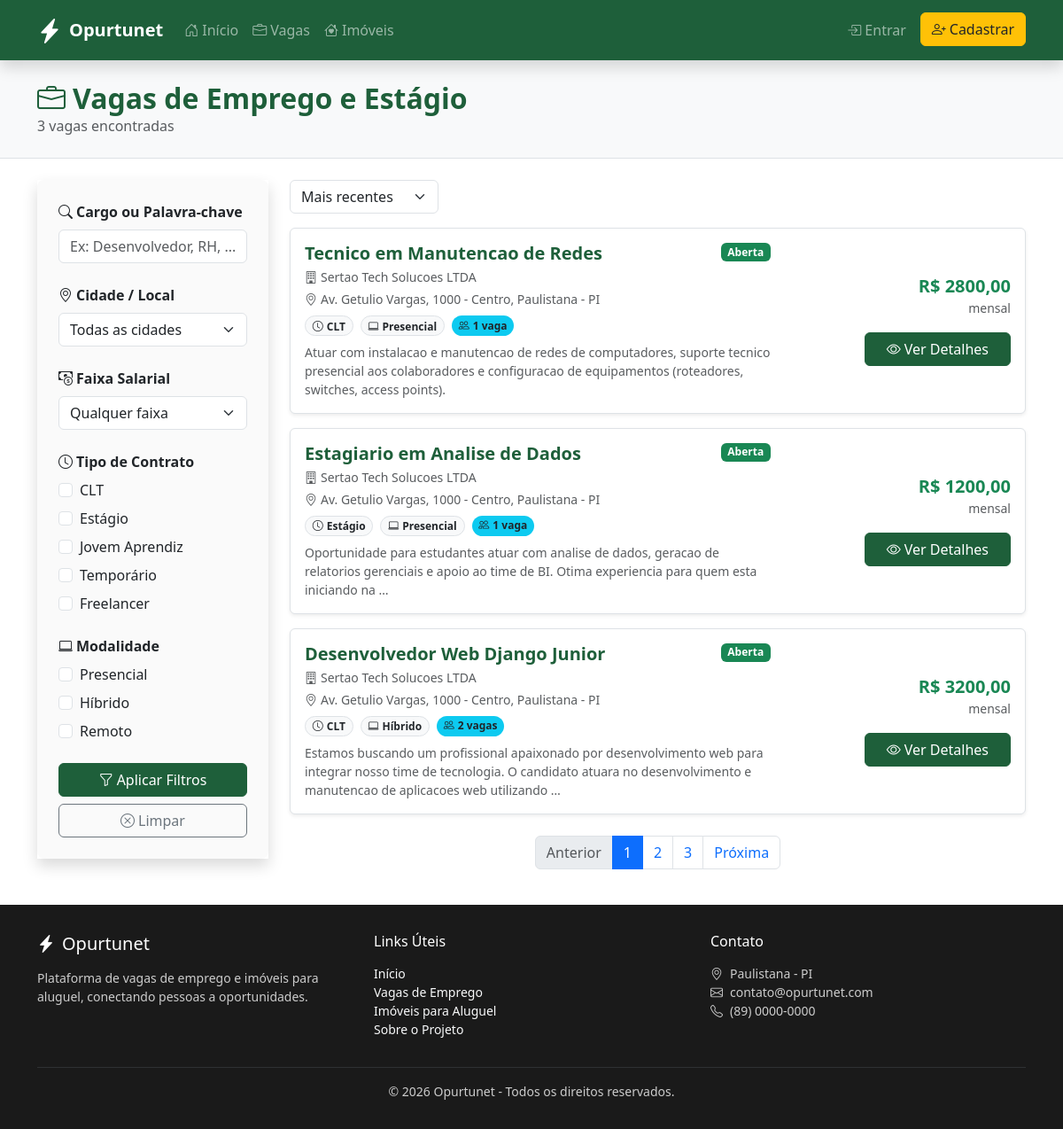
/vagas/, run on the app's committed database.
### jobs/models.py (models this page shows, shortened)
class Vaga(models.Model):
    CLT = 'clt'
    TEMPORARIO = 'temporario'
    ESTAGIO = 'estagio'
    JOVEM_APRENDIZ = 'jovem_aprendiz'
    FREELANCER = 'freelancer'
    TIPO_CONTRATO_CHOICES = [
        (CLT, 'CLT'),
        (TEMPORARIO, 'Temporário'),
        (ESTAGIO, 'Estágio'),
        (JOVEM_APRENDIZ, 'Jovem Aprendiz'),
        (FREELANCER, 'Freelancer'),
    ]
    PRESENCIAL = 'presencial'
    HIBRIDO = 'hibrido'
    REMOTO = 'remoto'
    MODALIDADE_CHOICES = [
        (PRESENCIAL, 'Presencial'),
        (HIBRIDO, 'Híbrido'),
        (REMOTO, 'Remoto'),
    ]
    ABERTA = 'aberta'
    FECHADA = 'fechada'
    STATUS_CHOICES = [
        (ABERTA, 'Aberta'),
        (FECHADA, 'Fechada'),
    ]
    empresa = models.ForeignKey(
        settings.AUTH_USER_MODEL,
        on_delete=models.CASCADE,
        related_name='vagas_publicadas',
        limit_choices_to={'tipo_usuario': 'empresa'},
    )
    nome_empresa = models.CharField(max_length=255)
    cnpj = models.CharField(max_length=18, blank=True, null=True)
    endereco = models.CharField(max_length=255, blank=True, null=True)
    funcao = models.CharField(max_length=255)
    descricao = models.TextField()
    requisitos = models.TextField()
    salario = models.DecimalField(max_digits=10, decimal_places=2, blank=True, null=True)
    beneficios = models.TextField(blank=True, null=True)
    horario = models.CharField(max_length=100, blank=True, null=True)
    tipo_contrato = models.CharField(
        max_length=20,
        choices=TIPO_CONTRATO_CHOICES,
        default=CLT,
    )
    modalidade = models.CharField(
        max_length=20,
        choices=MODALIDADE_CHOICES,
        default=PRESENCIAL,
    )
    qtd_vagas = models.PositiveIntegerField(default=1)
    data_publicacao = models.DateTimeField(auto_now_add=True)
    prazo = models.DateField(blank=True, null=True)
    status = models.CharField(
        max_length=10,
        choices=STATUS_CHOICES,
        default=ABERTA,
    )
    class Meta:
        verbose_name = 'Vaga'
        verbose_name_plural = 'Vagas'
        ordering = ['-data_publicacao']

### jobs/views.py (the view, shortened to what this page needs)
# urls.py: path('', views.jobs_list, name='list'),
def jobs_list(request):
    vagas = Vaga.objects.filter(status='aberta')
    q = request.GET.get('q', '').strip()
    local = request.GET.get('local', '').strip()
    if local:
        vagas = vagas.filter(
            Q(endereco__icontains=local) |
            Q(funcao__icontains=local) |
            Q(nome_empresa__icontains=local)
        )
    return render(request, 'jobs_list.html', {
        'vagas': vagas,
        'filtro_q': q,
        'filtro_local': local,
    })

### templates/jobs_list.html (shortened to what this page needs)
{% extends 'base.html' %}
{% block content %}
<section class="py-4 bg-light border-bottom">
    <div class="container">
        <div class="d-flex flex-wrap gap-3 justify-content-between align-items-center">
            <div>
                <h2 class="fw-bold text-primary-ifpi mb-0"><i class="bi bi-briefcase me-2"></i>Vagas de Emprego e Estágio</h2>
                <p class="text-muted mb-0">{{ vagas|length|default:"23" }} vagas encontradas</p>
            </div>
        </div>
    </div>
</section>
<section class="py-4">
    <div class="container">
        <div class="row g-4">
            <aside class="col-lg-3">
                <div class="offcanvas-lg offcanvas-start shadow" tabindex="-1" id="filtrosCanvas" aria-labelledby="filtrosCanvasLabel">
                    <div class="offcanvas-body p-3 p-lg-0">
                        <div class="filter-sidebar">
                            <div class="mb-4">
                                <label class="form-label fw-bold mb-2 d-block"><i class="bi bi-search me-1"></i>Cargo ou Palavra-chave</label>
                                <input type="text" class="form-control" placeholder="Ex: Desenvolvedor, RH, ...">
                            </div>
                            <div class="mb-4">
                                <label class="form-label fw-bold mb-2 d-block"><i class="bi bi-geo-alt me-1"></i>Cidade / Local</label>
                                <select class="form-select">
                                    <option value="">Todas as cidades</option>
                                </select>
                            </div>
                            <div class="mb-4">
                                <label class="form-label fw-bold mb-2 d-block"><i class="bi bi-cash-coin me-1"></i>Faixa Salarial</label>
                                <select class="form-select">
                                    <option value="">Qualquer faixa</option>
                                </select>
                            </div>
                            <div class="mb-4">
                                <label class="form-label fw-bold mb-2 d-block"><i class="bi bi-clock me-1"></i>Tipo de Contrato</label>
                                <div class="form-check mb-2">
                                    <input class="form-check-input" type="checkbox" id="c1">
                                    <label class="form-check-label" for="c1">CLT</label>
                                </div>
                                <div class="form-check mb-2">
                                    <input class="form-check-input" type="checkbox" id="c2">
                                    <label class="form-check-label" for="c2">Estágio</label>
                                </div>
                                <div class="form-check mb-2">
                                    <input class="form-check-input" type="checkbox" id="c3">
                                    <label class="form-check-label" for="c3">Jovem Aprendiz</label>
                                </div>
                                <div class="form-check mb-2">
                                    <input class="form-check-input" type="checkbox" id="c4">
                                    <label class="form-check-label" for="c4">Temporário</label>
                                </div>
                                <div class="form-check">
                                    <input class="form-check-input" type="checkbox" id="c5">
                                    <label class="form-check-label" for="c5">Freelancer</label>
                                </div>
                            </div>
                            <div class="mb-4">
                                <label class="form-label fw-bold mb-2 d-block"><i class="bi bi-laptop me-1"></i>Modalidade</label>
                                <div class="form-check mb-2">
                                    <input class="form-check-input" type="checkbox" id="m1">
                                    <label class="form-check-label" for="m1">Presencial</label>
                                </div>
                                <div class="form-check mb-2">
                                    <input class="form-check-input" type="checkbox" id="m2">
                                    <label class="form-check-label" for="m2">Híbrido</label>
                                </div>
                                <div class="form-check">
                                    <input class="form-check-input" type="checkbox" id="m3">
                                    <label class="form-check-label" for="m3">Remoto</label>
                                </div>
                            </div>
                            <div class="d-grid gap-2">
                                <button class="btn btn-primary-ifpi" type="button"><i class="bi bi-funnel me-1"></i>Aplicar Filtros</button>
                                <button class="btn btn-outline-secondary" type="button"><i class="bi bi-x-circle me-1"></i>Limpar</button>
                            </div>
                        </div>
                    </div>
                </div>
            </aside>
            <div class="col-lg-9">
                <div class="d-flex justify-content-between align-items-center mb-3">
                    <select class="form-select w-auto">
                        <option>Mais recentes</option>
                    </select>
                </div>
                <div class="row g-3">
                    {% for vaga in vagas %}
                    <div class="col-12">
                        <div class="card card-hover border shadow-sm">
                            <div class="card-body">
                                <div class="row g-3 align-items-center">
                                    <div class="col-md-8">
                                        <div class="d-flex justify-content-between align-items-start mb-2">
                                            <div class="flex-grow-1 me-3">
                                                <h5 class="mb-1 text-primary-ifpi fw-bold">{{ vaga.funcao }}</h5>
                                                <p class="text-muted mb-1 small"><i class="bi bi-building me-1"></i>{{ vaga.nome_empresa }}</p>
                                                <p class="text-muted small mb-0"><i class="bi bi-geo-alt me-1"></i>{{ vaga.endereco|default:"Paulistana - PI" }}</p>
                                            </div>
                                            <span class="badge {% if vaga.status == 'aberta' %}bg-success{% else %}bg-secondary{% endif %} flex-shrink-0">{{ vaga.get_status_display }}</span>
                                        </div>
                                        <div class="d-flex flex-wrap gap-2 mb-2">
                                            <span class="badge rounded-pill bg-light text-dark border">
                                                <i class="bi bi-clock me-1"></i>{{ vaga.get_tipo_contrato_display }}
                                            </span>
                                            <span class="badge rounded-pill bg-light text-dark border">
                                                <i class="bi bi-laptop me-1"></i>{{ vaga.get_modalidade_display }}
                                            </span>
                                            <span class="badge rounded-pill bg-info text-dark">
                                                <i class="bi bi-people me-1"></i>{{ vaga.qtd_vagas }} vaga{{ vaga.qtd_vagas|pluralize }}
                                            </span>
                                        </div>
                                        <p class="text-muted small mb-0 d-none d-md-block">
                                            {{ vaga.descricao|truncatewords:25 }}
                                        </p>
                                    </div>
                                    <div class="col-md-4 d-md-flex flex-md-column align-items-md-end justify-content-md-center">
                                        <div class="mb-2 mb-md-3 text-start text-md-end">
                                            <h5 class="fw-bold mb-0 text-success">
                                                R$ {% if vaga.salario %}{{ vaga.salario }}{% else %}a combinar{% endif %}
                                            </h5>
                                            <small class="text-muted">{% if vaga.salario %}mensal{% endif %}</small>
                                        </div>
                                        <a href="{% url 'jobs:detail' vaga.pk %}" class="btn btn-primary-ifpi w-100 w-md-auto px-4">
                                            <i class="bi bi-eye me-1"></i>Ver Detalhes
                                        </a>
                                    </div>
                                </div>
                            </div>
                        </div>
                    </div>
                    {% endfor %}
                </div>
                <nav class="mt-4" aria-label="Paginação">
                    <ul class="pagination justify-content-center">
                        <li class="page-item disabled"><a class="page-link" href="#">Anterior</a></li>
                        <li class="page-item active"><a class="page-link" href="#">1</a></li>
                        <li class="page-item"><a class="page-link" href="#">2</a></li>
                        <li class="page-item"><a class="page-link" href="#">3</a></li>
                        <li class="page-item"><a class="page-link" href="#">Próxima</a></li>
                    </ul>
                </nav>
            </div>
        </div>
    </div>
</section>
{% endblock %}

### templates/base.html (style rules this page uses)
:root { --primary: #1e5f3a; --primary-dark: #165030; --secondary: #f5a623; --light: #f8f9fa; }
.text-primary-ifpi { color: var(--primary); }
.btn-primary-ifpi { background-color: var(--primary); border-color: var(--primary); color: #fff; }
.card-hover { transition: transform 0.2s, box-shadow 0.2s; }
.filter-sidebar { background-color: #fafafa; border-radius: 8px; padding: 1.5rem; }
@media (min-width: 768px) { .w-md-auto { width: auto !important; } }

### data on the page
Vaga: funcao "Tecnico em Manutencao de Redes", nome_empresa "Sertao Tech Solucoes LTDA", endereco "Av. Getulio Vargas, 1000 - Centro, Paulistana - PI", status "Aberta", tipo_contrato "CLT", modalidade "Presencial", qtd_vagas "1", descricao "Atuar com instalacao e manutencao de redes de computadores, suporte tecnico presencial aos colaboradores e configuracao de equipamentos (roteadores, switches, access points).", salario "2800,00", shows "mensal"
Vaga: funcao "Estagiario em Analise de Dados", nome_empresa "Sertao Tech Solucoes LTDA", endereco "Av. Getulio Vargas, 1000 - Centro, Paulistana - PI", status "Aberta", tipo_contrato "Estágio", modalidade "Presencial", qtd_vagas "1", descricao "Oportunidade para estudantes atuar com analise de dados, geracao de relatorios gerenciais e apoio ao time de BI. Otima experiencia para quem esta iniciando na …", salario "1200,00", shows "mensal"
Vaga: funcao "Desenvolvedor Web Django Junior", nome_empresa "Sertao Tech Solucoes LTDA", endereco "Av. Getulio Vargas, 1000 - Centro, Paulistana - PI", status "Aberta", tipo_contrato "CLT", modalidade "Híbrido", qtd_vagas "2", descricao "Estamos buscando um profissional apaixonado por desenvolvimento web para integrar nosso time de tecnologia. O candidato atuara no desenvolvimento e manutencao de aplicacoes web utilizando …", salario "3200,00", shows "mensal"

### other printed values
{{ vagas|length|default:"23" }} "3"
